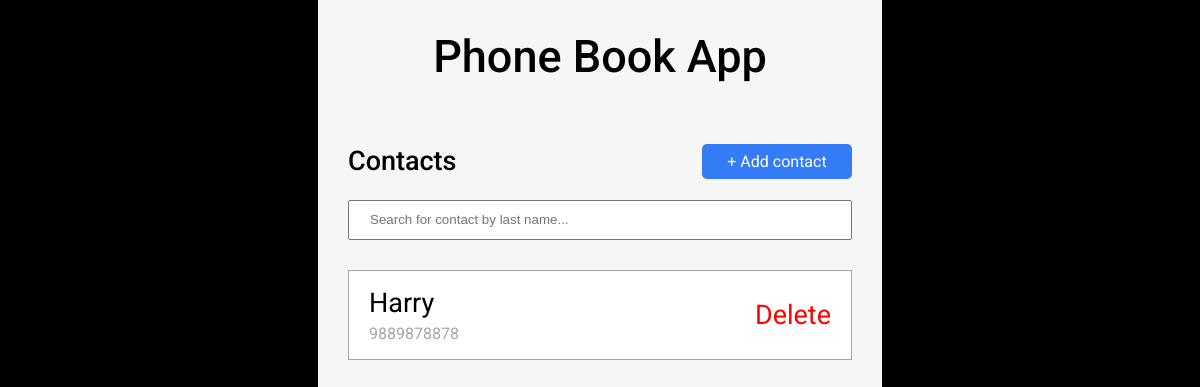
/, run on an earlier commit of the app's database.
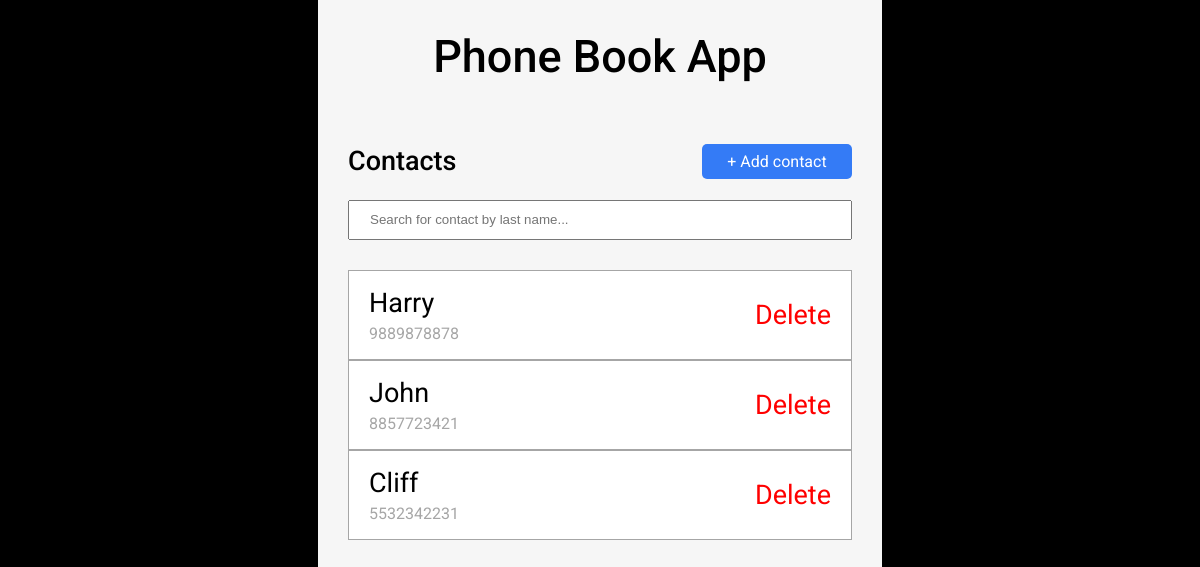
And on a later commit of the database.
### base/models.py (models this page shows)
class Contact(models.Model):
    name = models.CharField(max_length=200)
    number = models.CharField(max_length=15)

### base/views.py (the view)
# urls.py: path('', views.home, name="home"),
def home(request):
    q = request.GET.get('q') if request.GET.get('q') != None else ''
    contacts = Contact.objects.filter(
        Q(name__icontains=q) |
        Q(number__icontains=q)
        )
    context = {"contacts": contacts}
    return render(request, 'base/home.html', context)

### base/templates/base/home.html
{% extends 'main.html' %}
{% block content %}
    <header>
        <div class="top-bar">
            <h2>Contacts</h2>
            <a href="{% url 'addContact' %}">+ Add contact</a>
        </div>
        <form action="{% url 'home' %}" method="GET">
            <input type="text" name="q" placeholder="Search for contact by last name..." id="search">
        </form>
        {% for contact in contacts %}
            <div class="contact">
                <div>
                    <a href="{% url 'editContact' contact.id %}" class="name">{{contact.name}}</a>
                    <div class="number">{{contact.number}}</div>
                </div>
                <a href="{% url 'deleteContact' contact.id %}" class="delete">Delete</a>
            </div>
        {% endfor %}
    </header>
{% endblock %}

What changed in the data, as far as the page shows it:
added Contact: name "John", number "8857723421"
added Contact: name "Cliff", number "5532342231"
